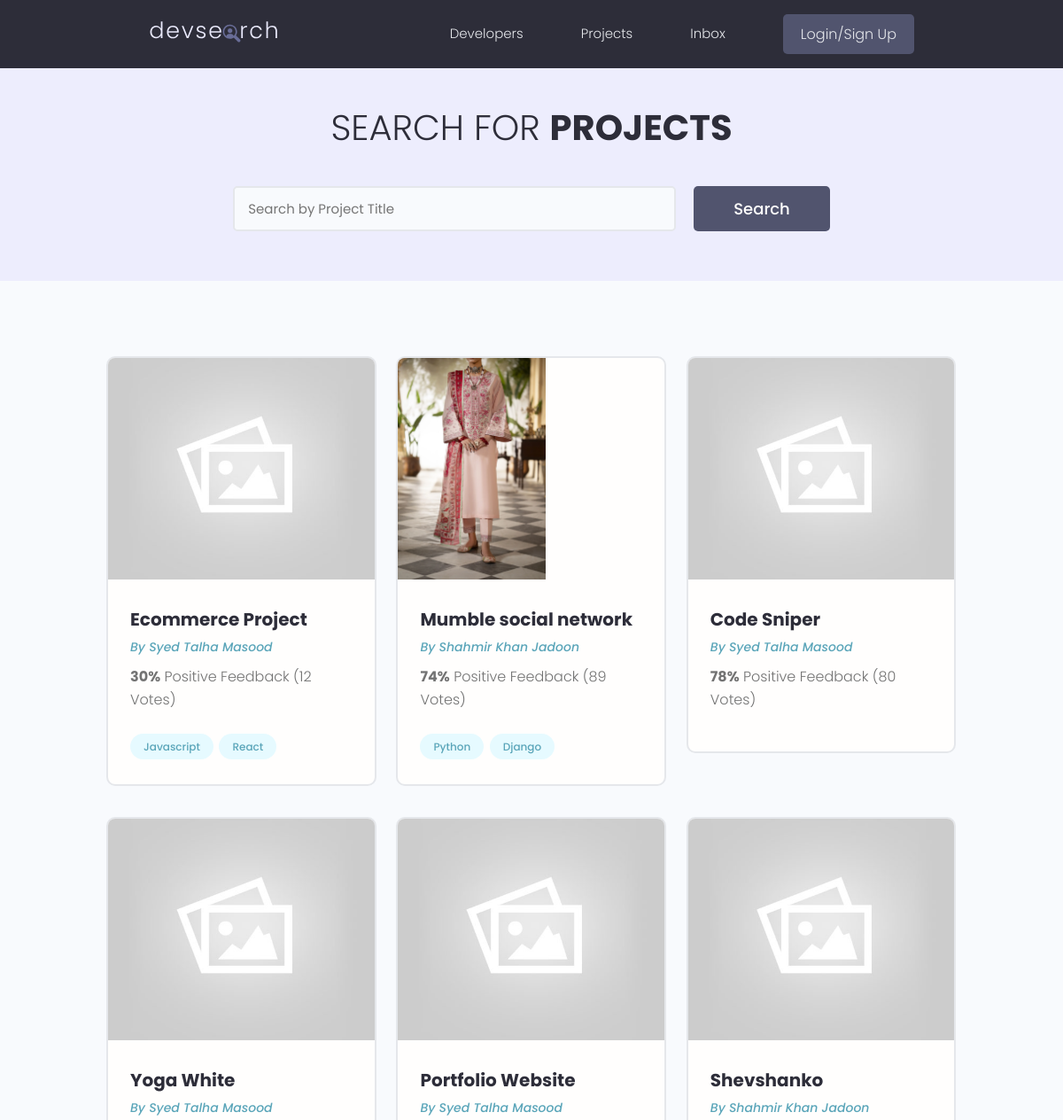
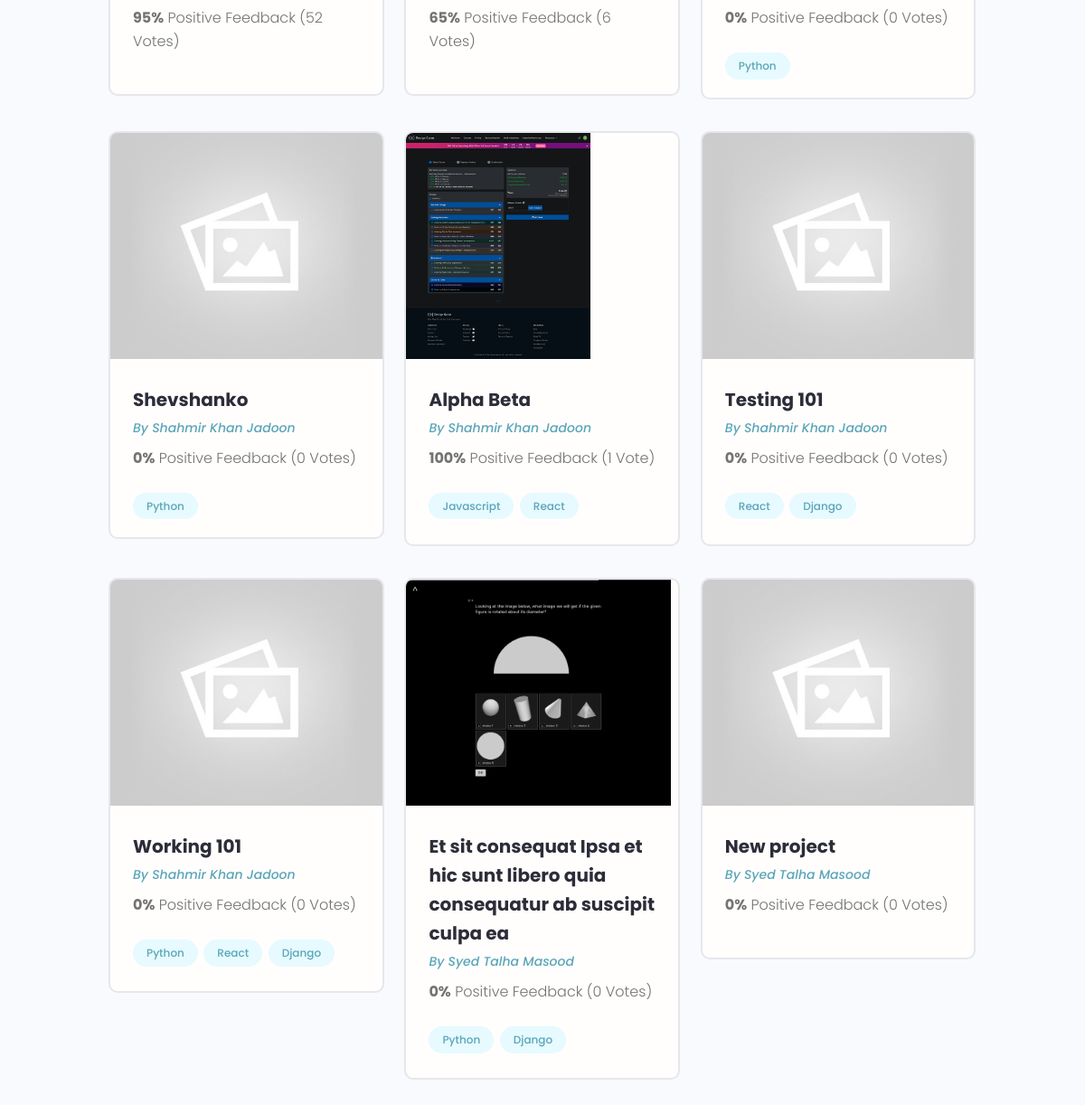
The page /projects/ on the database as committed earlier (2 pictures, top to bottom).
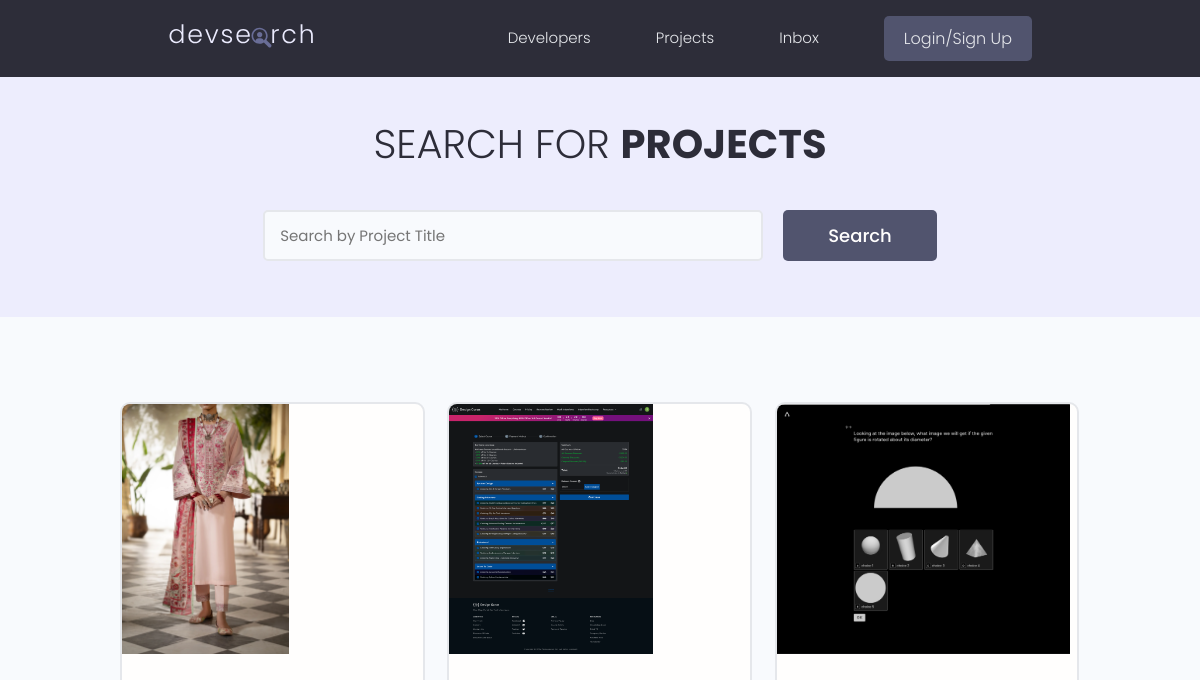
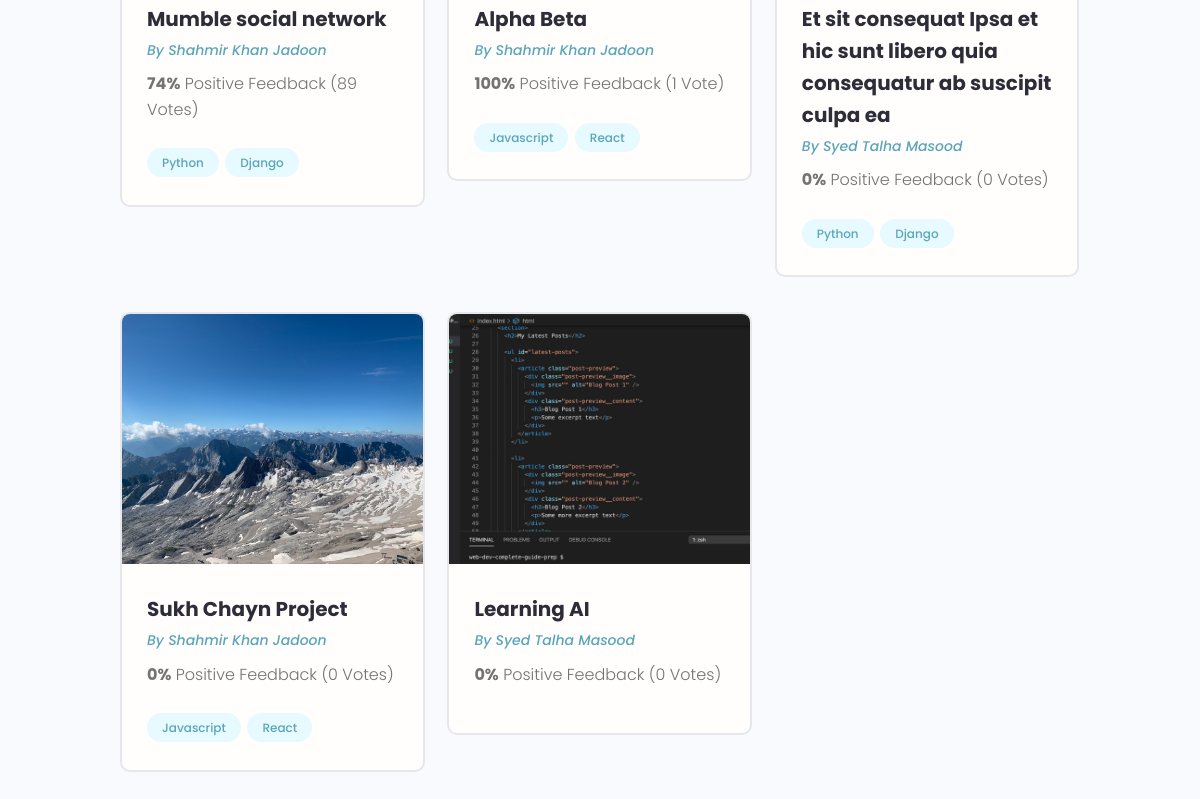
The same page on the database as committed later (2 pictures, top to bottom).
### projects/models.py (models this page shows, shortened)
class Project(models.Model):
    id = models.UUIDField(default=uuid.uuid4, unique=True, primary_key=True, editable=False)
    owner = models.ForeignKey(Profile, null=True, blank=True, on_delete=models.SET_NULL)
    title = models.CharField(max_length=200)
    description = models.TextField(null=True, blank=True)
    feature_image = models.ImageField(null=True, blank=True, default='default.jpg')
    demo_link = models.CharField(max_length=2000, null=True, blank=True)
    source_link = models.CharField(max_length=2000, null=True, blank=True)
    tags = models.ManyToManyField('Tag', related_name='tags', blank=True)
    vote_total = models.IntegerField(default=0, null=True, blank=True)
    vote_ratio = models.IntegerField(default=0, null=True, blank=True)
    created = models.DateTimeField(auto_now_add=True)
    class Meta:
        verbose_name = 'Project'
        verbose_name_plural = 'Projects'
    def __str__(self):
        return self.title

class Tag(models.Model):
    id = models.UUIDField(default=uuid.uuid4, unique=True, primary_key=True, editable=False)
    name = models.CharField(max_length=200)
    created = models.DateTimeField(auto_now_add=True)
    class Meta:
        verbose_name = 'Tag'
        verbose_name_plural = 'Tags'

### users/models.py (models this page shows, shortened)
class Profile(models.Model):
  user = models.OneToOneField(User, on_delete=models.CASCADE, null=True, blank=True)
  name = models.CharField(max_length=200, null=True, blank=True)
  email = models.EmailField(max_length=500, null=True, blank=True)
  username = models.CharField(max_length=200, null=True, blank=True)
  location = models.CharField(max_length=200, null=True, blank=True)
  short_intro = models.CharField(max_length=200, null=True, blank=True)
  bio = models.TextField(blank=True, null=True)
  profile_image = models.ImageField(null=True, blank=True, upload_to='profiles/', default='profiles/user-default.png')
  social_github = models.CharField(max_length=200, null=True, blank=True)
  social_twitter = models.CharField(max_length=200, null=True, blank=True)
  social_linkedin = models.CharField(max_length=200, null=True, blank=True)
  social_youtube = models.CharField(max_length=200, null=True, blank=True)
  social_website = models.CharField(max_length=200, null=True, blank=True)
  id = models.UUIDField(default=uuid.uuid4, unique=True, primary_key=True, editable=False)
  created = models.DateTimeField(auto_now_add=True)

### projects/views.py (the view)
# urls.py: path('projects/', include('projects.urls')),
def projects(request):
    projects = Project.objects.all()
    print("Projects view")
    print(projects)
    context = {
			"projects": projects
    }
    return render(request, 'projects/projects.html', context)

### projects/templates/projects/projects.html (shortened to what this page needs)
{% extends "main.html" %}
{% block content %}
  <main class="projects">
    <section class="hero-section text-center">
      <div class="container container--narrow">
        <div class="hero-section__box">
          <h2>Search for <span>Projects</span></h2>
        </div>
        <div class="hero-section__search">
          <form class="form" action="#" method="get">
            <div class="form__field">
              <input class="input input--text" id="formInput#search" type="text" name="text"
                placeholder="Search by Project Title" />
            </div>
            <input class="btn btn--sub btn--lg" type="submit" value="Search" />
          </form>
        </div>
      </div>
    </section>
    <section class="projectsList">
      <div class="container">
        <div class="grid grid--three">
					{% for project in projects %}
          <div class="column">
            <div class="card project">
              <a href="{% url "single-project" project.id %}" class="project">
                <img class="project__thumbnail" src="{{ project.feature_image.url }}" alt="project thumbnail" />
                <div class="card__body">
                  <h3 class="project__title">{{ project.title }}</h3>
                  <p><a class="project__author" href="{% url "user-profile" project.owner.id %}">By {{ project.owner.name }}</a></p>
                  <p class="project--rating">
										<span style="font-weight: bold;">{{ project.vote_ratio }}%</span> Positive
																	Feedback ({{ project.vote_total }} Vote{{ project.vote_total|pluralize:"s" }})
                  </p>
                  <div class="project__tags">
										{% for tag in project.tags.all %}
											<span class="tag tag--pill tag--main">
												<small>{{ tag.name }}</small>
											</span>
										{% endfor %}
                  </div>
                </div>
              </a>
            </div>
          </div>
					{% endfor %}
        </div>
      </div>
    </section>
  </main>
{% endblock  %}

### templates/main.html (shortened to what this page needs)
{% load static %}
<!DOCTYPE html>
<html lang="en">
	<head>
  <link rel="stylesheet" href="https://cdn.iconmonstr.com/1.3.0/css/iconmonstr-iconic-font.min.css" />
  <link rel="stylesheet" href="{% static 'uikit/styles/uikit.css' %}" />
  <link rel="stylesheet" href="{% static 'styles/app.css' %}" />
	</head>
	<body>
		{% include "navbar.html" %}
		{% block content %}
		{% endblock %}
	</body>
</html>

### templates/navbar.html (shortened to what this page needs)
{% load static %}
  <header class="header">
    <div class="container container--narrow">
      <a href="{% url "profiles" %}" class="header__logo">
        <img src="{% static 'images/logo.svg' %}" alt="DevSearch Logo" />
      </a>
      <nav class="header__nav">
        <ul class="header__menu">
          <li class="header__menuItem"><a href="{% url "profiles" %}">Developers</a></li>
          <li class="header__menuItem"><a href="{% url "projects" %}">Projects</a></li>
          <li class="header__menuItem"><a href="">Inbox</a></li>
          {% if request.user.is_authenticated %}
          <li class="header__menuItem"><a href="{% url "user-account" %}">Account</a></li>
            <li class="header__menuItem"><a href="{% url "logout" %}" class="btn btn--sub">Logout</a></li>
          {% else %}
            <li class="header__menuItem"><a href="{% url "login" %}" class="btn btn--sub">Login/Sign Up</a></li>
          {% endif %}
        </ul>
      </nav>
    </div>
  </header>

### static/styles/app.css (style rules this page uses)
:root { --color-sub: #2d2d39; }
.btn--sub { background-color: var(--color-sub-light); }
.card { border: 2px solid var(--color-light); }
img { width: 100%; }
.header { position: sticky; z-index: 111; background-color: var(--color-sub); padding: 1.5rem 0; }
.header > .container { display: flex; justify-content: space-between; align-items: center; }
.header__logo > img { height: 3.8rem; }
.header__nav > ul { display: inline-flex; align-items: center; list-style: none; gap: 6.5rem; }
.header__menuItem > a { color: var(--color-light); font-weight: 300; }
.hero-section { height: 40vh; display: flex; align-items: center; background-color: var(--color-sub); }
.hero-section__box { margin-bottom: 4rem; }
.hero-section__box > h2, .hero-section__box > h2 > span { font-size: 4rem; color: var(--color-light); line-height: 1.3; text-transform: uppercase; }
.hero-section__box > h2 { font-weight: 300; }
.hero-section__box > h2 > span { font-weight: 700; }
.hero-section__search > .form { display: flex; align-items: center; justify-content: center; gap: 2rem; }
.hero-section__search > .form input.input--text { width: 50rem; }
.project__author { font-size: 1.4rem; font-style: italic; }
.project--rating { margin-bottom: 1.6em; margin-top: .5em; }
.projects > .hero-section { background: var(--color-sub-lighter); height: 30vh; }
.projects .hero-section__box { margin-bottom: 2.5rem; }
.projects .hero-section__box > h2 { color: var(--color-sub); }
.projects .hero-section__box > h2 > span { font-weight: 700; color: var(--color-sub); }
.projectsList { margin-top: 8rem; }
.project__thumbnail { height: 25rem; object-fit: cover; object-position: top center; }
.project__title { font-size: 2rem; font-weight: 700; color: var(--color-sub); }

### static/uikit/styles/modules/_variables.css (style rules this page uses)
:root { --color-main: #5aa5b9; --color-main-light: #e6faff; --color-sub: #3f4156; --color-sub-light: #51546e; --color-sub-lighter: #ededfd; --color-text: #737373; --color-gray: #8b8b8b; --color-light: #e5e7eb; --color-light-gray: #767676; --color-bg: #f8fafd; --color-white: #fffefd; --color-white-light: #f3f3f3; --color-success: #359e64; --color-success-bg: #def8e8; --color-error: #fc4b0b; --color-error-bg: #fff2ee; --font-base: 'Poppins', arial, helvetica, 'Segoe UI', roboto, ubuntu, sans-serif; --font-monospace: 'Fira Code', 'Courier New', courier, monospace; --font-regular: 300; --font-medium: 500; --font-bold: 700; --generic-shadow: 1px 1px 5px #00000010; --generic-transition: all 0.3s ease-in-out; }

### static/uikit/styles/modules/_base.css (style rules this page uses)
* { margin: 0; padding: 0; box-sizing: border-box; text-rendering: optimizeLegibility; color: inherit; font-size: inherit; }
html { font-size: 50%; }
@media only screen and (min-width: 480px) { html { font-size: 56.25%; } }
@media only screen and (min-width: 1200px) { html { font-size: 62.5%; } }
body { line-height: 1.6; font-weight: 400; font-size: 1.5rem; color: var(--color-text); background-color: var(--color-bg); min-height: 100vh; }

### static/uikit/styles/modules/_typography.css (style rules this page uses)
* { font-family: var(--font-base); }
h2 { font-size: 3.6rem; font-weight: var(--font-bold); }
h3 { font-size: 3.2rem; font-weight: var(--font-medium); }
p, span, strong { font-size: 1.6rem; color: var(--color-text); font-weight: var(--font-regular); }
a { padding-bottom: 2px; text-decoration: none; display: inline-block; color: var(--color-main); font-weight: var(--font-medium); }

### static/uikit/styles/modules/_utilities.css (style rules this page uses)
.container { width: 92%; max-width: 165rem; margin: 0 auto; box-sizing: border-box; }
.container--narrow { width: 92%; max-width: 120rem; }
@media screen and (min-width: 1000px) { .container { width: 90%; } }
@media screen and (min-width: 1000px) { .container--narrow { width: 85%; } }
@media screen and (min-width: 1200px) { .container { width: 80%; } }
@media screen and (min-width: 1200px) { .container--narrow { width: 72%; } }
.text-center { text-align: center; }

### static/uikit/styles/modules/_button.css (style rules this page uses)
.btn { display: inline-block; position: relative; cursor: pointer; background-color: var(--color-light); font-weight: var(--font-medium); color: var(--color-sub); text-decoration: none; padding: 1rem 2rem; border-radius: 0.5rem; border: none; width: -webkit-fit-content; width: -moz-fit-content; width: fit-content; height: -webkit-fit-content; height: -moz-fit-content; height: fit-content; font-size: 1.6rem; outline-width: 0; outline-color: transparent; -webkit-backface-visibility: hidden; backface-visibility: hidden; transition: all 0.3s ease-in-out; }
.btn--sub { background-color: var(--color-sub); color: var(--color-white); }
.btn--lg { font-size: 1.8rem; padding: 1.2rem 4.5rem; }

Rows that differ between the two databases and show on the page:
removed Project: feature_image (placeholder picture), title "Ecommerce Project", owner.name "Syed Talha Masood", vote_ratio "30", vote_total "12", Tag (name "Javascript"), Tag (name "React")
removed Project: feature_image (placeholder picture), title "Code Sniper", owner.name "Syed Talha Masood", vote_ratio "78", vote_total "80"
removed Project: feature_image (placeholder picture), title "Yoga White", owner.name "Syed Talha Masood", vote_ratio "95", vote_total "52"
removed Project: feature_image (placeholder picture), title "Portfolio Website", owner.name "Syed Talha Masood", vote_ratio "65", vote_total "6"
removed Project: feature_image (placeholder picture), title "Shevshanko", owner.name "Shahmir Khan Jadoon", vote_ratio "0", vote_total "0", Tag (name "Python")
removed Project: feature_image (placeholder picture), title "Shevshanko", owner.name "Shahmir Khan Jadoon", vote_ratio "0", vote_total "0", Tag (name "Python")
removed Project: feature_image (placeholder picture), title "Testing 101", owner.name "Shahmir Khan Jadoon", vote_ratio "0", vote_total "0", Tag (name "React"), Tag (name "Django")
removed Project: feature_image (placeholder picture), title "Working 101", owner.name "Shahmir Khan Jadoon", vote_ratio "0", vote_total "0", Tag (name "Python"), Tag (name "React"), Tag (name "Django")
removed Project: feature_image (placeholder picture), title "New project", owner.name "Syed Talha Masood", vote_ratio "0", vote_total "0"
added Project: feature_image (picture), title "Sukh Chayn Project", owner.name "Shahmir Khan Jadoon", vote_ratio "0", vote_total "0", Tag (name "Javascript"), Tag (name "React")
added Project: feature_image (picture), title "Learning AI", owner.name "Syed Talha Masood", vote_ratio "0", vote_total "0"
